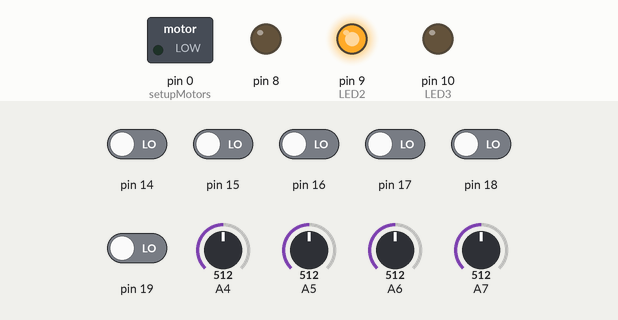
Bench run of a sketch on a simulated Arduino Uno, built for the host (arithmetic inside an expression is 32-bit, double 64-bit). Parts: switched loads named in the sketch (green lamp = pin HIGH), output pins drawn as LEDs (lit = HIGH). Inputs (shaded band) come from the test bench; at power-on: pin 14–19 LOW, A4 = 512, A5 = 512, A6 = 512, A7 = 512. What the sketch prints to the serial monitor is not drawn.

Above: at 0.1 s.
Timing chart, 0 to 1.6 s (numbered marks = the images above):
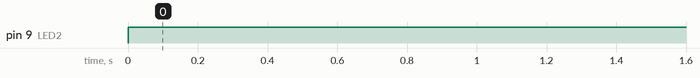

Measured:
- by itself, pin 9 (LED2): LOW → HIGH at 0.00 s

The sketch:

ADC_Working_V2.ino
```cpp
#define SENSOR8 (1<<MUX5)|(0<<MUX4)|(0<<MUX3)|(0<<MUX2)|(0<<MUX1)|(0<<MUX0) //Sets up each
#define SENSOR7 (0<<MUX4)|(0<<MUX3)|(0<<MUX2)|(0<<MUX1)|(1<<MUX0)
#define SENSOR6 (1<<MUX5)|(0<<MUX4)|(0<<MUX3)|(0<<MUX2)|(1<<MUX1)|(0<<MUX0)
#define SENSOR5 (0<<MUX4)|(0<<MUX3)|(0<<MUX2)|(1<<MUX1)|(1<<MUX0)
#define SENSOR4 (0<<MUX4)|(0<<MUX3)|(1<<MUX2)|(1<<MUX1)|(1<<MUX0)
#define SENSOR3 (0<<MUX4)|(0<<MUX3)|(1<<MUX2)|(1<<MUX1)|(0<<MUX0)
#define SENSOR2 (0<<MUX4)|(0<<MUX3)|(1<<MUX2)|(0<<MUX1)|(1<<MUX0)
#define SENSOR1 (0<<MUX4)|(0<<MUX3)|(1<<MUX2)|(0<<MUX1)|(0<<MUX0)

const char MUXMASK = 0b00011111;
const char MUXMASK_MUX5 = 0b00100000;

///sensorOutput[] tests (//higher when over black(low reflectance) //smaller when over white(high reflectance))
//From 0.5 cm above line
//Anything smaller than 30-40 is white (Untested)
//Anything above 30-40 is grey to black (Untested)
int sensitivity = 100;
const int baseSpeed = 60; // Base speed for both motors
const int maxSpeed = 100; // Maximum speed
int error = 0; // Difference in reflectance readings between left and right sensors
float ts = 90.0; // Modify ts to adjust turning sharpness

int testMode = 1;	// Set test mode to print the sensor reading on Serial Monitor
int mode = 0;	// mode 0 is line following mode ; mode 1 is move forward

volatile uint8_t sensorOutput[8]; //ADC sensor value array


void setupButton()
{
  DDRC &= ~((1<<PC6) | (1<<PC7));
  PORTC &= ~((1<<PC6) | (1<<PC7));
}
void setupMotors()
{
  DDRB |= (1<<PB7);
  DDRD |= (1<<PD0);

	//Timer 1 settings (8-bit fast pwm, ignore on compare match, clear at top, 256 prescaler)
	TCCR1A |= (1<<WGM10)|(1<<COM1A1)|(1<<COM1B1);
	TCCR1B |= (1<<WGM12)|(1<<CS12);
	//Timer 1 interrupt enable
	TIMSK1 |= (1<<0);
	//Timer 0 settings (8-bit fast pwm, ignore on compare match, clear at top, 256 prescaler)

  TCCR0A = (1<<COM0A1) | (0<<COM0A0) | (1<<COM0B1) | (0<<COM0B0) | (1<<WGM01) | (1<<WGM00);
  TCCR0B = (0<<WGM02) | (1<<CS02) | (0<<CS01) | (1<<CS00);
	//Timer 0 interrupt enable
	TIMSK0 |= (1<<0);
	//Max PWM cycle
	OCR0A = 0;
	OCR0B = 0;
}
void setupADC()
{
	//Using internal 2.56V reference, left adjusted
	ADMUX |= (1<<REFS1)|(1<<REFS0)|(1<<ADLAR);
	//Enabling ADC, 128 prescaler, no auto-triggering (1<<ADATE to auto trigger) (1<<ADIE for conversion complete interrupt enable)
	ADCSRA |= (1<<ADEN)|(1<<ADPS2)|(1<<ADPS1)|(1<<ADPS0);
	//Free running mode
	ADCSRB = 0;
}
void getSensorReading()
{
	///When changing number of sensors - change length of for loop and size of global sensorOutput[]
	int sens_num;
	for (sens_num = 0; sens_num < 4; sens_num++)
	{
		//Clearing current ADC
		// ADMUX |= (0<<MUX4)|(0<<MUX3)|(0<<MUX2)|(0<<MUX1)|(0<<MUX0);
    ADMUX = (ADMUX & ~MUXMASK);
    ADCSRB = (ADCSRB & ~MUXMASK_MUX5);

		//Cycling through each sensor
		if (sens_num == 0) {ADMUX |= SENSOR1; ADCSRB |= SENSOR1;}//Does not work for sensors that require MUX5 set high (some problem with clearing this bit..?)
		if (sens_num == 1) {ADMUX |= SENSOR2; ADCSRB |= SENSOR2;}
		if (sens_num == 2) {ADMUX |= SENSOR3; ADCSRB |= SENSOR3;}
		if (sens_num == 3) {ADMUX |= SENSOR4; ADCSRB |= SENSOR4;}

		//Starting conversion
		ADCSRA |= (1<<ADSC);
		//Waiting till conversion finished
		while(~ADCSRA&(1<<ADIF)){}
		//Setting sensed value in array
		sensorOutput[sens_num] = ADCH;
	}
}

void setup() {

  //Set Output Direction for the LED 0,1,2,3
  DDRE |= (1<<PE6);
  DDRB |= (1<<PB0)|(1<<PB1)|(1<<PB2);


  //Setup

  setupADC();
  setupMotors();
  setupButton();

}
void loop() {
  // put your main code here, to run repeatedly:

  getSensorReading();
  if ( PINC & (1<<PC7) )
  {
    PORTB |= (1<<2); // Turn on LED3
    PORTB &= ~(1<<1); // Turn off LED2
    OCR0A = 80;
    OCR0B = 80;
    delay(300);
    OCR0A = 0;
    OCR0B = 0;
    mode = 2;
  } else if  ( PINC & (1<<PC6) ){
    mode = 0;
  }
  if ( mode == 2 ){
      OCR0A = 0;
      OCR0B = 0;
      PORTB |= (1<<2); // Turn on LED3
      PORTB |= (1<<1); // Turn on LED2
      if((sensorOutput[0] <= 230) && (sensorOutput[1] <= 230) && (sensorOutput[2] <= 230) && (sensorOutput[3] <= 230)){
      mode = 0; // line following
      }
  } else if ( mode == 1) // line following
  {
  } else if ( mode == 0 ) { // line following
    PORTB |= (1<<1); // Turn on LED2
    PORTB &= ~(1<<2); // Turn off LED3

      //P Control 0
      float position = (sensorOutput[0] * -2) + (sensorOutput[1] * -0.8) + (sensorOutput[2] * 0.8) + (sensorOutput[3] * 2);
      Serial.print(position);
      Serial.println();
      int controlSignal = (position * 0.1); // Proportional gain of 1.0, adjust as needed

      // Adjust motor speeds based on control signal
      int leftMotorSpeed = baseSpeed + controlSignal;
      int rightMotorSpeed = baseSpeed - controlSignal;

      // Constrain speeds to allowable range
      leftMotorSpeed = constrain(leftMotorSpeed, 0, maxSpeed);
      rightMotorSpeed = constrain(rightMotorSpeed, 0, maxSpeed);


      /*
      // P Control 1
      int leftSensorAverage = (sensorOutput[0] * 5 + sensorOutput[1]) / 6;
      int rightSensorAverage = (sensorOutput[2] + sensorOutput[3] * 5) / 6;
      // Calculate ratio
      float leftRatio = leftSensorAverage / rightSensorAverage;
      float rightRatio = rightSensorAverage / leftSensorAverage;

      int leftMotorSpeed = baseSpeed - (leftRatio * ts);
      int rightMotorSpeed = baseSpeed - (rightRatio * ts);
      leftMotorSpeed = constrain(leftMotorSpeed, 0, 255);
      rightMotorSpeed = constrain(rightMotorSpeed, 0, 255);

      //Serial.print("left:"); Serial.print(leftMotorSpeed);
      //Serial.print("  right:"); Serial.print(rightMotorSpeed); Serial.println();
      */

      OCR0A = leftMotorSpeed; //left motor
      OCR0B = rightMotorSpeed; //right motor

      delay(5);
      //count = 0;

    if((sensorOutput[0] >= 230) && (sensorOutput[1] >= 230) && (sensorOutput[2] >= 230) && (sensorOutput[3] >= 230)){
      // Stops the motors when the robot detects black
      OCR0A = 0;
      OCR0B = 0;
      PORTB |= (1<<2); // Turn on LED3
      PORTB |= (1<<1); // Turn on LED2
      mode = 2; // error mode
      }
    //Testing
    if ( testMode == 1 )
    {
      Serial.print("S1  S2  S3  S4  \n");
      //Active mode

      int sensor_0 = (sensorOutput[0] - 0);
      int sensor_1 = (sensorOutput[1] - 0);
      int sensor_2 = (sensorOutput[2] - 0);
      int sensor_3 = (sensorOutput[3] - 0);
      Serial.print(sensor_3); Serial.print(" ");
      Serial.print(sensor_2); Serial.print(" ");
      Serial.print(sensor_1); Serial.print(" ");
      Serial.print(sensor_0); Serial.print(" ");
      Serial.println();
      Serial.print(OCR0A);Serial.print(" ");
      Serial.print(OCR0B);Serial.print(" ");
      Serial.println();
    }
  }
}
```
